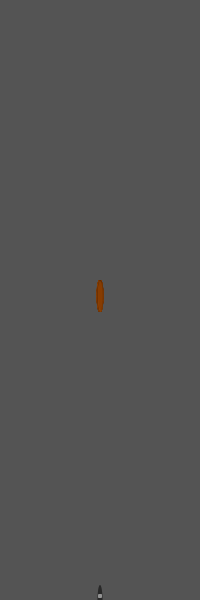
Frame 1 (no input)
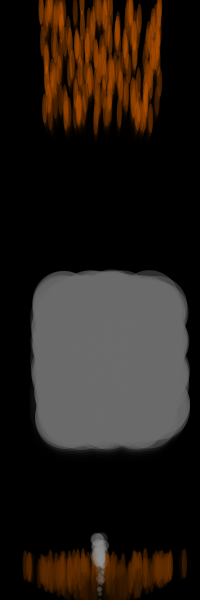
Frame 60 (the mouse pressed at the canvas centre just before this capture)
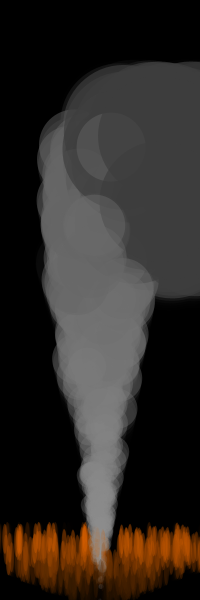
Frame 120 (the mouse held since frame 60 and released just before this capture)

The Processing sketch that drew these frames (run headless with seeded random() and noise(); from frame 60 on, the mouse is pressed at the canvas centre):

// Processing sketch: processing_41622
// ── processing_41622.pde


int numParticles = 1000;
GenParticle[] p = new GenParticle[numParticles];
 
void setup() {
  size(200, 600);
  noStroke();
  smooth();
  frameRate(20);      //Slows the frame so the smoke is gradually rising
  for (int i = 0; i < p.length; i++) {
    float velX = random(-1, 1);
    float velY = random(-5,-3);
    
    if(random(10) > 5){
      p[i] = new FireParticle(width/2, height/2, velX, velY, 5.0, width/2, height); 
    }
    else{
      p[i] = new SmokeParticle(width/2, height, velX, velY, 2.0, width/2, height); 
    }
  }
}
 
void draw() {
  fill(0, 150);  //Creates a transparency
  rect(0, 0, width, height);
  for (int i = 0; i < p.length; i++) {
    p[i].update();
    p[i].regenerate();
    p[i].display();
  }
}
 
 
class SmokeParticle extends GenParticle {
  float age;
 
  SmokeParticle(float xIn, float yIn, float vxIn, float vyIn, float r, float ox, float oy) {
    super(xIn, yIn, vxIn, vyIn, r, ox, oy);
    age = 0; 
  }
 
  void display() {
    color c = lerpColor(color(150,50), color(1), age * 0.005);
    fill(c);
    ellipse(x, y, radius, radius);
    radius+=1; 
    age++;
  }
 
  void regenerate() {
    if ((x > width + radius) || (x < radius) ||
      (y > height + radius) || (y < radius)) {
      x = originX;
      y = originY;
      vx = random(-0.5, 0.5);
      vy = random(-7.0, -5.0);
      radius = 3.0;
      age = 0;
    }
  }
}
 
 
class FireParticle extends GenParticle {
  float age;
 
  FireParticle(float xIn, float yIn, float vxIn, float vyIn, float r, float ox, float oy) {
    super(xIn, yIn, vxIn, vyIn, r, ox, oy);
    age = random(100);
  }
 
  void update() {
    if(y >= height - radius) { //Not sure how to edit this out, seems to be useless code for my sketch
      y = height - radius;
      vy = -0.5 * vy;
      radius = radius * 0.75;
    }
    vy = vy + gravity;
    y += vy;
    x += vx;
    age++;
  }
 
  void display() {
    color c = lerpColor(color(1,1,1,80), color(225,100,0,80), age * 0.01); //  slowly changes color
    fill(c);
    ellipse(x, y, 5, 30);
  }
 
  void regenerate() {
    if (age > 100) {    // sparks die at 100
      x = originX;
      y = originY;
      vx = random(-1.5, 1.5);    
      vy = random(-2.5, -4);    // Gives the fire a slight vertical angle
      age = 0;
      radius = 1.0;
    }
  }
}
 
 
class GenParticle extends Particle {
  float originX, originY;
 
  GenParticle(float xIn, float yIn, float vxIn, float vyIn, float r, float ox, float oy) {
    super(xIn, yIn, vxIn, vyIn, r);
    originX = ox;
    originY = oy;
  }
 
  void regenerate() {
    if ((x > width + radius) || (x < -radius) ||
      (y > height + radius) || (y < -radius)) {
      x = originX;
      y = originY;
      vx = random(-1.0, 1.0);
      vy = random(-4.0, -2.0);
    }
  }
}
 
 
class Particle {
  float x, y; 
  float vx, vy; 
  float radius; 
  float gravity = -0.0001; //reverses gravity
 
  Particle(float xpos, float ypos, float velx, float vely, float r) {
    x = xpos;
    y = ypos;
    vx = velx;
    vy = vely;
    radius = r;
  }
 
  void update() {
    vy = vy + gravity;
    y += vy;
    x += vx;
  }
 
  void display() {
    ellipse(x, y, radius, radius);
  }
}
